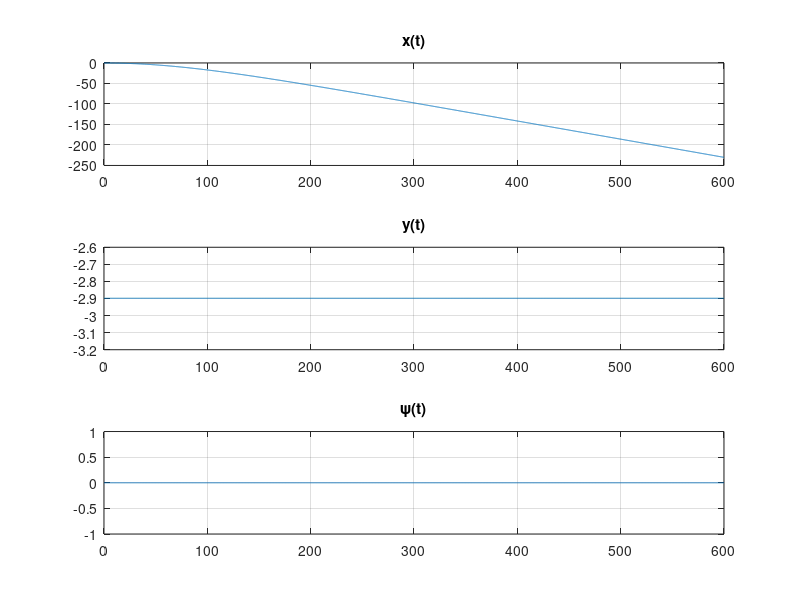
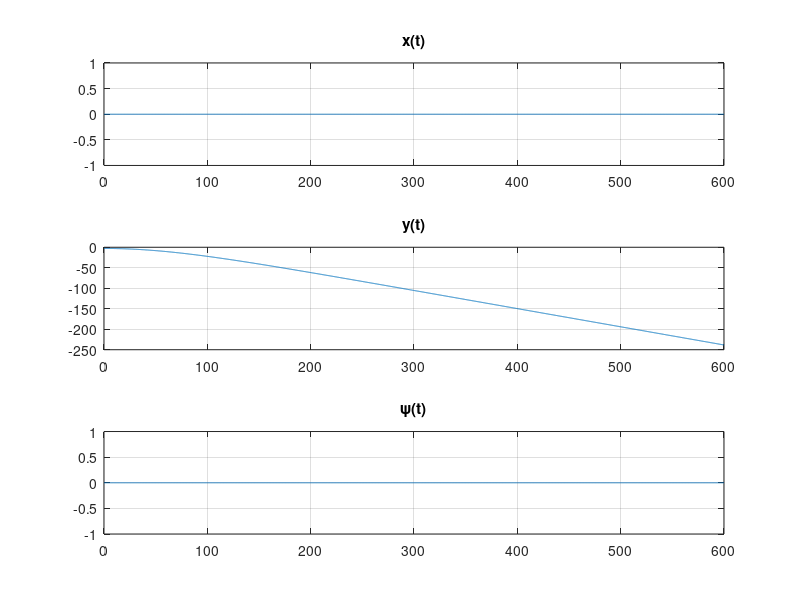
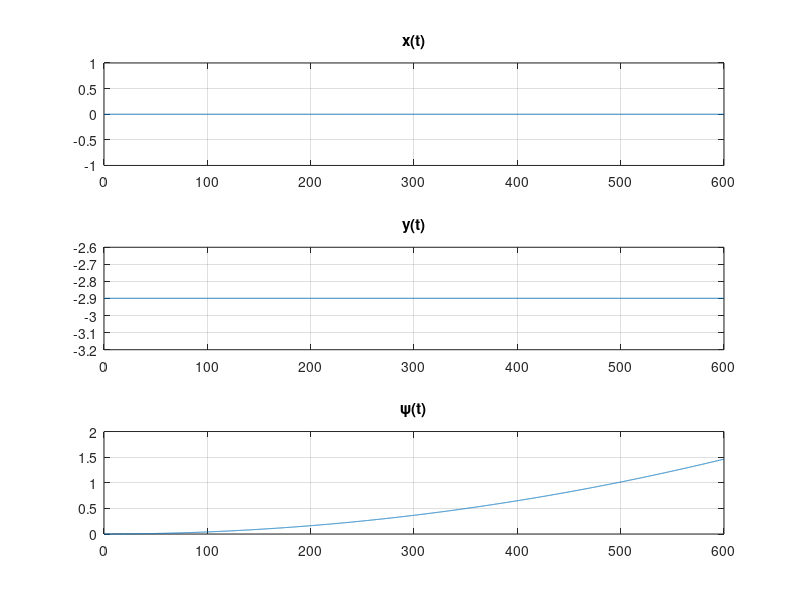

Write MATLAB code to recreate these figures, in order.
###########################
# Akd/ko etos: 2019-2020
# MYY504 Ypo\ka Mathimatika

# TEAM NUMBER 59 (B'PROJECT)
# Evaggelos Tzortzis   3088
# Chouliaras Ioannis   2631
# Zoganas Dimitrios    2977
###########################

###########################
#       Euler's Method
###########################

## Initialization
h = 0.1;
t = 0:h:600;

AM = (2631+3088+2977)/3;
Dx = 11835 + AM;
Dy = 11835 + AM;
Dz = 6000;
m = 425000;
mz = 357000000;
ma = 113000;
x(1) = 0;
z(1) = 0;

###############   [fx,fy,nz] = [-AM,0,0]   #############
nz = 0;
fy = 0;
fx = -AM;


x = zeros(size(t));
z = zeros(size(t));
y = zeros(size(t));
y(1) = -AM/1000;

n = numel(z);

u = zeros(size(t));
u(1) = 0;
w = zeros(size(t));
w(1) = 0;
k = zeros(size(t));
k(1) = 0;



##
for i = 1:(n-1)
  #Z (\\psi)
  df = (nz - 2 * Dz * abs(u(i)) * u(i))/mz;
  u(i+1) = u(i) + h*df;
  z(i+1) = z(i) + h*u(i);
  #X
  dg = (((fx - Dx * abs(w(i)) * w(i))/(m+3*ma)) + sin(z(i))*u(i)*w(i) - cos(z(i))*u(i)*k(i))/cos(z(i));
  w(i+1) = w(i) + h*dg;
  x(i+1) = x(i) + h*w(i);
  #Y
  dp = (((fy - Dy * abs(k(i)) * k(i))/(m+2*ma)) + cos(z(i))*u(i)*w(i) + sin(z(i))*u(i)*k(i))/cos(z(i));
  k(i+1) = k(i) + h*dp;
  y(i+1) = y(i) + h*k(i);
endfor

figure(1);
subplot(3,1,1);
plot(t,x);
title("x(t)");
grid on;

subplot(3,1,2);
plot(t,y);
title("y(t)");
grid on;

subplot(3,1,3);
plot(t,z);
title("\\psi(t)");
grid on;


###############   [fx,fy,nz] = [0,-AM,0]   #############
nz = 0;
fy = -AM;
fx = 0;


x = zeros(size(t));
z = zeros(size(t));
y = zeros(size(t));
y(1) = -AM/1000;

n = numel(z);

u = zeros(size(t));
u(1) = 0;
w = zeros(size(t));
w(1) = 0;
k = zeros(size(t));
k(1) = 0;

##
for i = 1:(n-1)
  #Z (\\psi)
  df = (nz - 2 * Dz * abs(u(i)) * u(i))/mz;
  u(i+1) = u(i) + h*df;
  z(i+1) = z(i) + h*u(i);
  #X
  dg = (((fx - Dx * abs(w(i)) * w(i))/(m+3*ma)) + sin(z(i))*u(i)*w(i) - cos(z(i))*u(i)*k(i))/cos(z(i));
  w(i+1) = w(i) + h*dg;
  x(i+1) = x(i) + h*w(i);
  #Y
  dp = (((fy - Dy * abs(k(i)) * k(i))/(m+2*ma)) + cos(z(i))*u(i)*w(i) + sin(z(i))*u(i)*k(i))/cos(z(i));
  k(i+1) = k(i) + h*dp;
  y(i+1) = y(i) + h*k(i);
endfor

figure(2);
subplot(3,1,1);
plot(t,x);
title("x(t)");
grid on;

subplot(3,1,2);
plot(t,y);
title("y(t)");
grid on;

subplot(3,1,3);
plot(t,z);
title("\\psi(t)");
grid on;



###############   [fx,fy,nz] = [0,0,AM]   #############
nz = AM;
fy = 0;
fx = 0;


x = zeros(size(t));
z = zeros(size(t));
y = zeros(size(t));
y(1) = -AM/1000;

n = numel(z);

u = zeros(size(t));
u(1) = 0;
w = zeros(size(t));
w(1) = 0;
k = zeros(size(t));
k(1) = 0;

##
for i = 1:(n-1)
  #Z (\\psi)
  df = (nz - 2 * Dz * abs(u(i)) * u(i))/mz;
  u(i+1) = u(i) + h*df;
  z(i+1) = z(i) + h*u(i);
  #X
  dg = (((fx - Dx * abs(w(i)) * w(i))/(m+3*ma)) + sin(z(i))*u(i)*w(i) - cos(z(i))*u(i)*k(i))/cos(z(i));
  w(i+1) = w(i) + h*dg;
  x(i+1) = x(i) + h*w(i);
  #Y
  dp = (((fy - Dy * abs(k(i)) * k(i))/(m+2*ma)) + cos(z(i))*u(i)*w(i) + sin(z(i))*u(i)*k(i))/cos(z(i));
  k(i+1) = k(i) + h*dp;
  y(i+1) = y(i) + h*k(i);
endfor

figure(3);
subplot(3,1,1);
plot(t,x);
title("x(t)");
grid on;

subplot(3,1,2);
plot(t,y);
title("y(t)");
grid on;

subplot(3,1,3);
plot(t,z);
title("\\psi(t)");
grid on;
